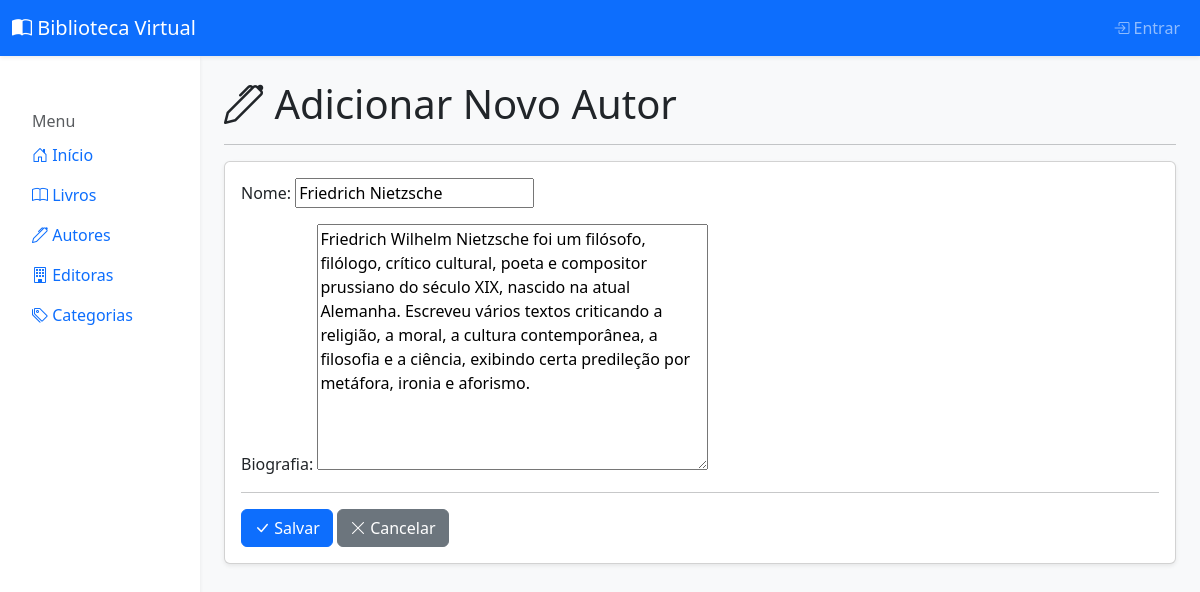
The app's page /autores/editar/1/ with its own data.
### core/models.py (models this page shows, shortened)
class Autor(models.Model):
    nome = models.CharField(max_length=255)
    biografia = models.TextField(blank=True)

### core/views.py (the view)
# urls.py: path('autores/editar/<int:id>/', views.autor_update, name='autor_update'),
def autor_update(request, id):
    autor = get_object_or_404(Autor, id=id)
    if request.method == 'POST':
        form = AutorForm(request.POST, instance=autor)
        if form.is_valid():
            form.save()
            return redirect('lista_autores')
    else:
        form = AutorForm(instance=autor)
    context = {
        'form': form
    }
    return render(request, 'core/autor_form.html', context)

### core/forms.py
class AutorForm(forms.ModelForm):
    class Meta:
        model = Autor
        fields = ['nome', 'biografia']

### templates/core/autor_form.html (shortened to what this page needs)
{% extends 'base.html' %}
{% block content %}
    <h1><i class="bi bi-pen"></i> Adicionar Novo Autor</h1>
    <hr>
    <div class="card shadow-sm">
        <div class="card-body">
            <form method="POST">
                {{ form.as_p }}
                <hr>
                <button type
="submit" class="btn btn-primary">
                    <i class="bi bi-check-lg"></i> Salvar
                </button>
                <a href="{% url 'lista_autores' %}" class="btn btn-secondary">
                    <i class="bi bi-x-lg"></i> Cancelar
                </a>
            </form>
        </div>
    </div>
{% endblock %}

### records on screen
Autor: nome "Friedrich Nietzsche", biografia "Friedrich Wilhelm Nietzsche foi um filósofo, filólogo, crítico cultural, poeta e compositor prussiano do século XIX, nascido na atual Alemanha. Escreveu vários textos criticando a religião, a moral, a cultura contemporânea, a filosofia e a ciência, exibindo certa predileção por metáfora, ironia e aforismo."
